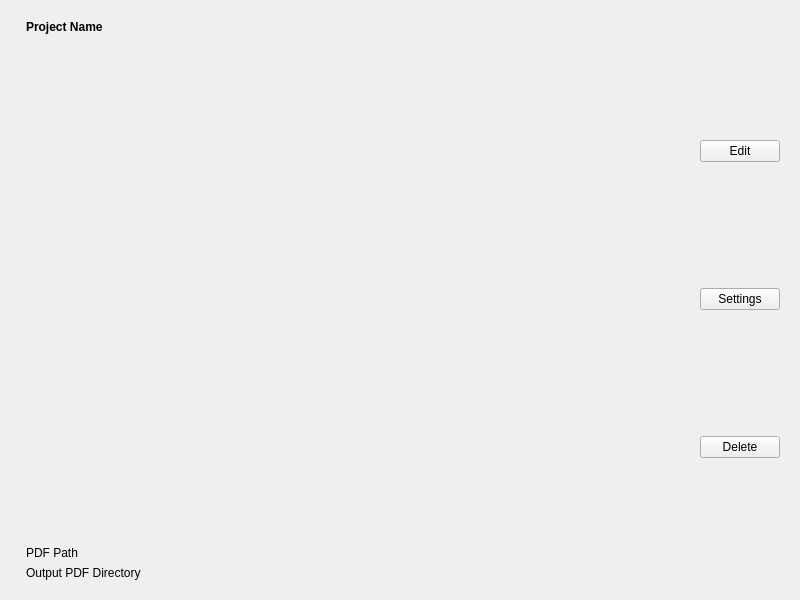
<?xml version="1.0" encoding="UTF-8"?>
<ui version="4.0">
 <class>ProjectCard</class>
 <widget class="QWidget" name="ProjectCard">
  <property name="geometry">
   <rect>
    <x>0</x>
    <y>0</y>
    <width>800</width>
    <height>600</height>
   </rect>
  </property>
  <property name="windowTitle">
   <string>ProjectCard</string>
  </property>
  <layout class="QHBoxLayout" name="horizontalLayout">
   <item>
    <widget class="QWidget" name="thumbnailPreviewWidget" native="true"/>
   </item>
   <item>
    <widget class="QWidget" name="projectOverviewWidget" native="true">
     <property name="sizePolicy">
      <sizepolicy hsizetype="Expanding" vsizetype="Preferred">
       <horstretch>0</horstretch>
       <verstretch>0</verstretch>
      </sizepolicy>
     </property>
     <layout class="QVBoxLayout" name="verticalLayout_2">
      <item>
       <widget class="QLabel" name="projectNameLabel">
        <property name="font">
         <font>
          <bold>true</bold>
         </font>
        </property>
        <property name="text">
         <string>Project Name</string>
        </property>
       </widget>
      </item>
      <item>
       <spacer name="verticalSpacer">
        <property name="orientation">
         <enum>Qt::Orientation::Vertical</enum>
        </property>
        <property name="sizeHint" stdset="0">
         <size>
          <width>20</width>
          <height>40</height>
         </size>
        </property>
       </spacer>
      </item>
      <item>
       <widget class="QLabel" name="pdfPathLabel">
        <property name="text">
         <string>PDF Path</string>
        </property>
       </widget>
      </item>
      <item>
       <widget class="QLabel" name="outputPdfDirLabel">
        <property name="text">
         <string>Output PDF Directory</string>
        </property>
       </widget>
      </item>
     </layout>
    </widget>
   </item>
   <item>
    <widget class="QWidget" name="controlButtonsWidget" native="true">
     <layout class="QVBoxLayout" name="verticalLayout">
      <item>
       <widget class="QPushButton" name="editPushButton">
        <property name="text">
         <string>Edit</string>
        </property>
       </widget>
      </item>
      <item>
       <widget class="QPushButton" name="settingsPushButton">
        <property name="text">
         <string>Settings</string>
        </property>
       </widget>
      </item>
      <item>
       <widget class="QPushButton" name="deletePushButton">
        <property name="text">
         <string>Delete</string>
        </property>
       </widget>
      </item>
     </layout>
    </widget>
   </item>
  </layout>
 </widget>
 <resources/>
 <connections/>
</ui>
